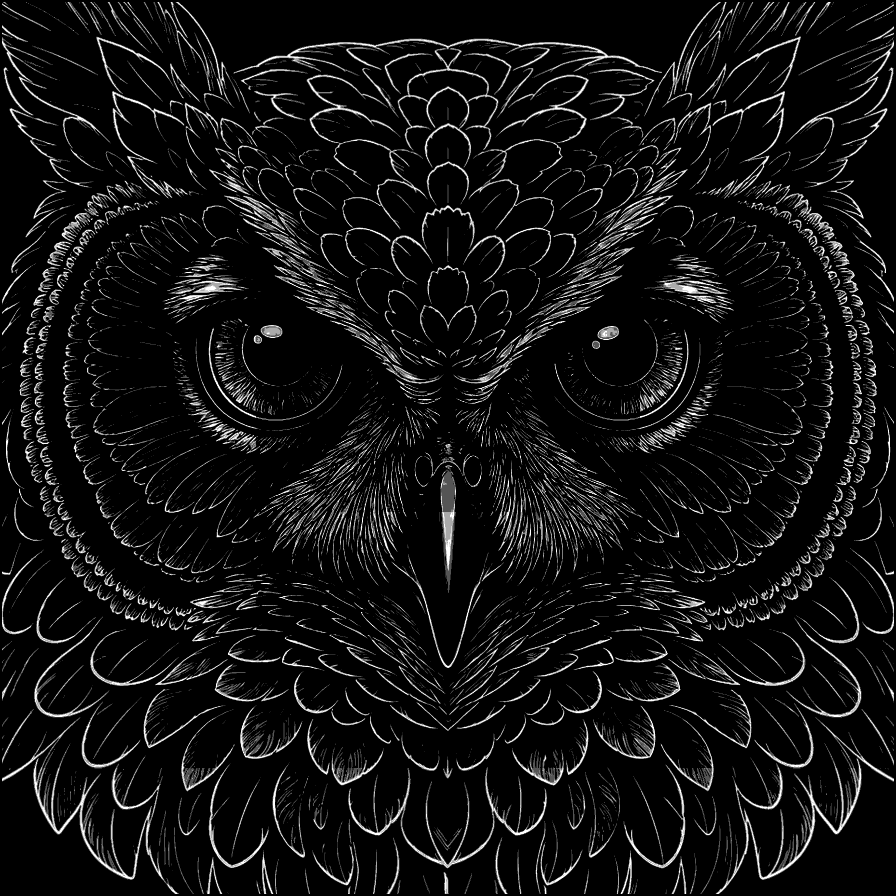
#> input picture input/falcons.png, 1792 x 1792 px (shown at 1/2 size)
$ python create_falcons_5x5_target.py --output-dir out
#> lines starting #> are read from the running program, lines starting #| are printed output that depends on the picture; long printed decimals are rounded
import argparse
import csv
from pathlib import Path

import numpy as np
import scipy.io as sio
from PIL import Image


GRID_SIZE = 5
SOURCE_LEVELS = np.array([0, 85, 170, 255], dtype=np.uint8)
TARGET_LEVELS = np.array([0.0, 1 / 3, 2 / 3, 1.0], dtype=np.float32)


def build_targets(image, tile_size=500, grid_size=GRID_SIZE, transform="identity"):
#> called with tile_size = 500, grid_size = 5, transform = 'identity'
    if image.ndim != 2:
        raise ValueError(f"输入必须是单通道灰度图，实际形状为 {image.shape}。")
    if not np.all(np.isin(image, SOURCE_LEVELS)):
        raise ValueError("输入图像必须严格只包含 0、85、170、255。")

    if grid_size < 1:
        raise ValueError("grid-size 必须大于0。")
    if transform == "mirror_lr":
        image = np.fliplr(image)
    elif transform != "identity":
        raise ValueError(f"不支持的整体映射: {transform}")
    row_edges = np.linspace(0, image.shape[0], grid_size + 1, dtype=int)
#> row_edges = [0, 358, 716, 1075, 1433, 1792]
    column_edges = np.linspace(0, image.shape[1], grid_size + 1, dtype=int)
#> column_edges = [0, 358, 716, 1075, 1433, 1792]
    targets = []
    positions = []
    for row in range(grid_size):
        for column in range(grid_size):
            tile = image[
                row_edges[row] : row_edges[row + 1],
                column_edges[column] : column_edges[column + 1],
            ]
            resized = np.asarray(
                Image.fromarray(tile).resize(
                    (tile_size, tile_size), resample=Image.Resampling.NEAREST
                )
            )
            target = np.empty(resized.shape, dtype=np.float32)
            for source_level, target_level in zip(SOURCE_LEVELS, TARGET_LEVELS):
                target[resized == source_level] = target_level
            targets.append(target)
            positions.append((row, column))
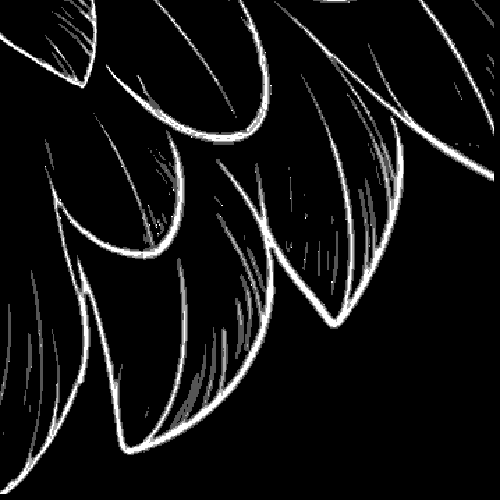
#> target: shape (500, 500) float32; min 0, max 1, mean 0.0716
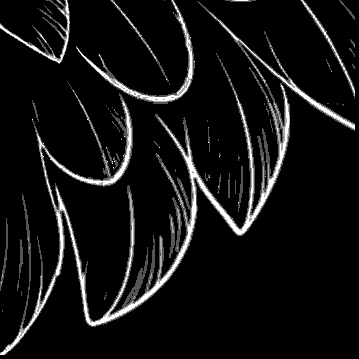
#> tile: shape (359, 359); min 0, max 255, mean 18.3
#> after the loop, positions = 25 pairs, first value 0 to 4, second value 0 to 4; targets = 25 items
    return np.stack(targets), np.asarray(positions, dtype=np.int16)


def parse_args():
    project_root = Path(__file__).resolve().parents[2]
    parser = argparse.ArgumentParser(
        description="保持原图方向，将固定四灰度falcons图切成连续5x5目标。"
    )
    parser.add_argument(
        "--input-file", type=Path, default=project_root / "input" / "falcons.png"
    )
    parser.add_argument("--output-dir", type=Path, required=True)
    parser.add_argument("--tile-size", type=int, default=500)
    parser.add_argument("--grid-size", type=int, default=GRID_SIZE)
    parser.add_argument(
        "--transform", choices=("identity", "mirror_lr"), default="identity"
    )
    return parser.parse_args()


def main():
    args = parse_args()
    if args.tile_size < 1:
        raise ValueError("tile-size 必须大于0。")
    args.output_dir.mkdir(parents=True, exist_ok=False)

    source = np.asarray(Image.open(args.input_file).convert("L"))
    targets, positions = build_targets(
        source, args.tile_size, grid_size=args.grid_size, transform=args.transform
    )
#> positions = 25 pairs, first value 0 to 4, second value 0 to 4
    mat_file = args.output_dir / f"falcons_{args.grid_size}x{args.grid_size}_target.mat"
    sio.savemat(
        mat_file,
        {
            "bw_all": targets,
            "grid_positions": positions,
            "source_grid_positions_1based": positions + 1,
            "mapping_transform": args.transform,
        },
        do_compression=True,
    )

    with (args.output_dir / "tile_statistics.csv").open(
        "w", newline="", encoding="utf-8"
    ) as handle:
        writer = csv.writer(handle)
        writer.writerow(
            [
                "channel",
                "source_row",
                "source_column",
                "count_0",
                "count_85",
                "count_170",
                "count_255",
            ]
        )
        for channel, (target, (row, column)) in enumerate(
            zip(targets, positions), start=1
        ):
            counts = [
                int(np.count_nonzero(np.isclose(target, level)))
                for level in TARGET_LEVELS
            ]
            writer.writerow([channel, row + 1, column + 1, *counts])
#> this loop made 25 passes
#> (row, column, counts) on passes 1 to 12: (0, 0, [222392, 13793, 6699, 7116]), (0, 1, [220270, 14821, 7359, 7550]), (0, 2, [220344, 14853, 7523, 7280]), (0, 3, [220230, 14739, 7574, 7457]), (0, 4, [222334, 14043, 6629, 6994]), (1, 0, [217973, 16558, 8035, 7434]), (1, 1, [209285, 19410, 10743, 10562]), (1, 2, [224070, 12251, 6446, 7233]), (1, 3, [209770, 19446, 10410, 10374]), (1, 4, [217932, 16442, 7960, 7666]), (2, 0, [223867, 13894, 6341, 5898]), (2, 1, [215374, 17155, 8722, 8749])

    unique_values = np.unique(targets)
#> unique_values = [0, 0.333, 0.667, 1]
    if not np.array_equal(unique_values, TARGET_LEVELS):
        raise RuntimeError(f"输出标签异常: {unique_values}")
    print(f"目标数组: {targets.shape}")
#| 目标数组: (25, 500, 500)
    print(f"整体映射: {args.transform}")
    print(f"标签: {unique_values.tolist()}")
#| 标签: [0.0, 0.3333, 0.6667, 1.0]
    print(f"MAT 文件: {mat_file}")


if __name__ == "__main__":
    main()

$ run again, with input/block_test.png copied over input/falcons.png
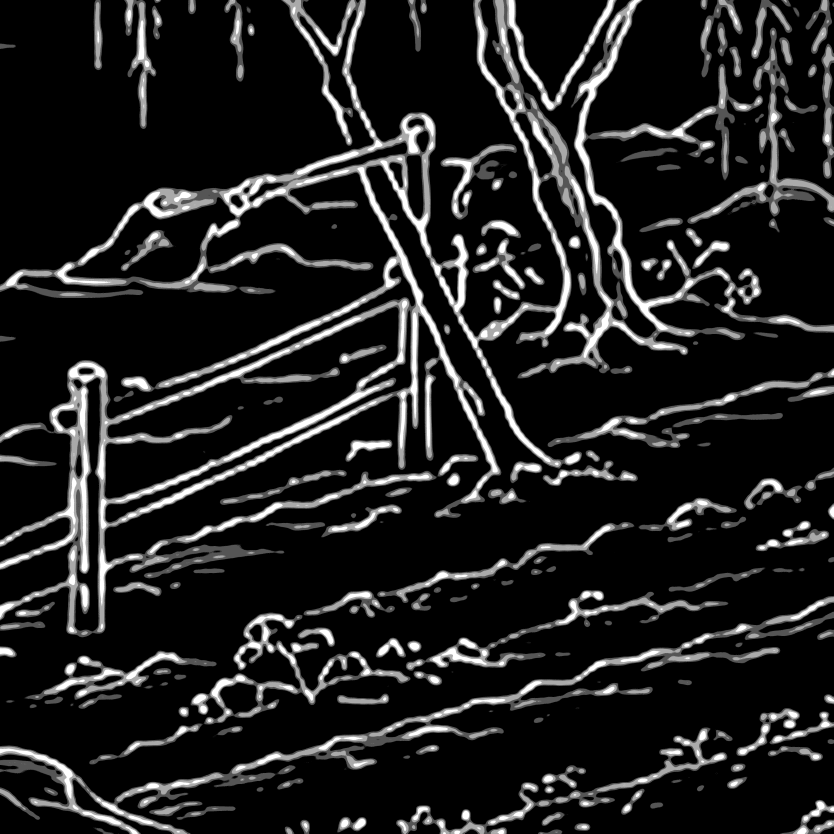
#> input picture input/block_test.png, 5000 x 5000 px (shown at 1/6 size)
#> in main, source is the input picture: shape (5000, 5000); min 0, max 255, mean 32.8
#> after the loop in build_targets, `for row in range(grid_size):`:
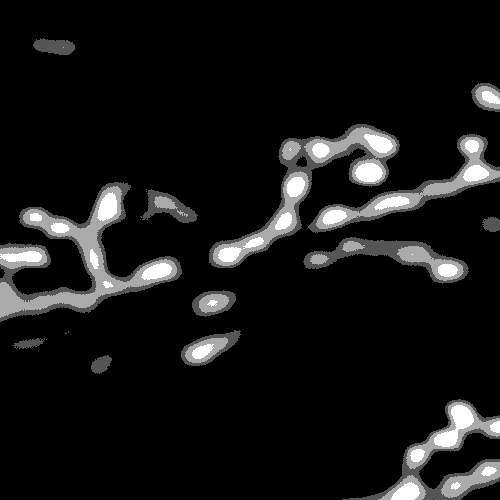
#> target: shape (500, 500) float32; min 0, max 1, mean 0.0835
#> after the loop in build_targets, `for row in range(grid_size):`: positions = 25 pairs, first value 0 to 4, second value 0 to 4; targets = 25 items
#> in main, `targets, positions = build_targets( source, args.tile_size, grid_size=..`: positions = 25 pairs, first value 0 to 4, second value 0 to 4
#> the loop in main, `for channel, (target, (row, column)) in enumerate( zip(targets, positi..` made 25 passes
#> (row, column, counts) on passes 1 to 8: (0, 0, [229191, 8636, 9587, 2586]), (0, 1, [228979, 7815, 9424, 3782]), (0, 2, [193873, 19023, 23269, 13835]), (0, 3, [174138, 26139, 27881, 21842]), (0, 4, [177252, 41642, 28385, 2721]), (1, 0, [213227, 16461, 13005, 7307]), (1, 1, [189287, 21713, 27252, 11748]), (1, 2, [168902, 23663, 30336, 27099])
#> unique_values = [0, 0.333, 0.667, 1]
#| 目标数组: (25, 500, 500)
#| 标签: [0.0, 0.3333, 0.6667, 1.0]

$ run again, with input/butterfly.png copied over input/falcons.png
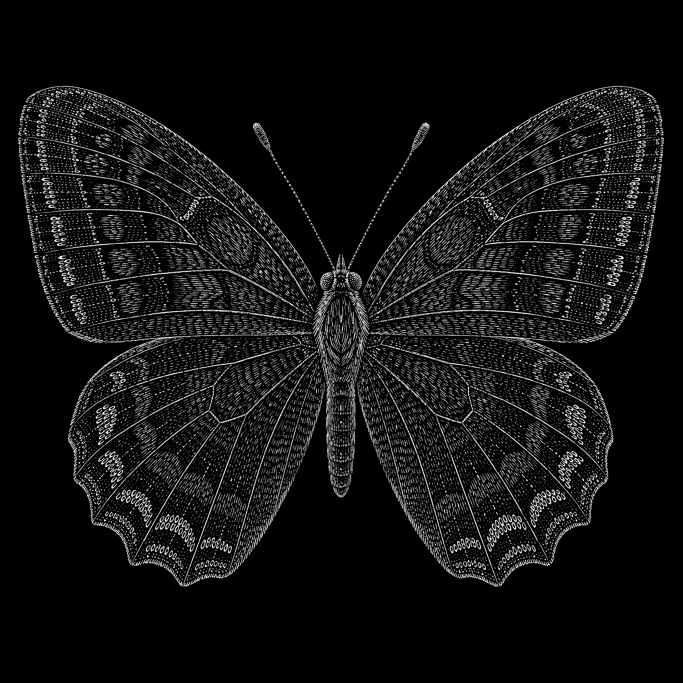
#> input picture input/butterfly.png, 2048 x 2048 px (shown at 1/3 size)
#> after the loop in build_targets, `for row in range(grid_size):`:
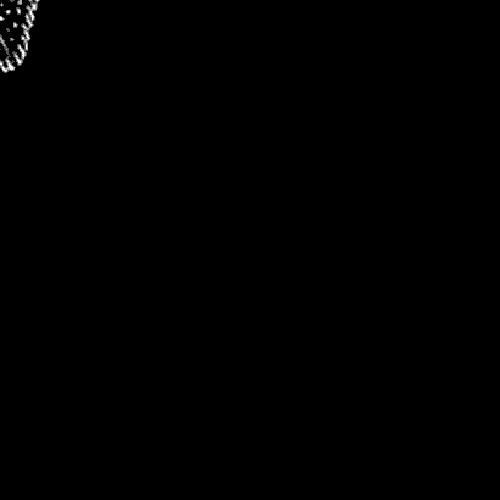
#> target: shape (500, 500) float32; min 0, max 1, mean 0.00203
#> after the loop in build_targets, `for row in range(grid_size):`: positions = 25 pairs, first value 0 to 4, second value 0 to 4; targets = 25 items
#> in main, `targets, positions = build_targets( source, args.tile_size, grid_size=..`: positions = 25 pairs, first value 0 to 4, second value 0 to 4
#> the loop in main, `for channel, (target, (row, column)) in enumerate( zip(targets, positi..` made 25 passes
#> (row, column, counts) on passes 1 to 8: (0, 0, [228332, 11823, 7164, 2681]), (0, 1, [245328, 2426, 1642, 604]), (0, 2, [250000, 0, 0, 0]), (0, 3, [245263, 2422, 1620, 695]), (0, 4, [228934, 11517, 7062, 2487]), (1, 0, [193050, 33373, 18004, 5573]), (1, 1, [189667, 37525, 17493, 5315]), (1, 2, [232506, 10372, 5599, 1523])
#> unique_values = [0, 0.333, 0.667, 1]
#| 目标数组: (25, 500, 500)
#| 标签: [0.0, 0.3333, 0.6667, 1.0]
